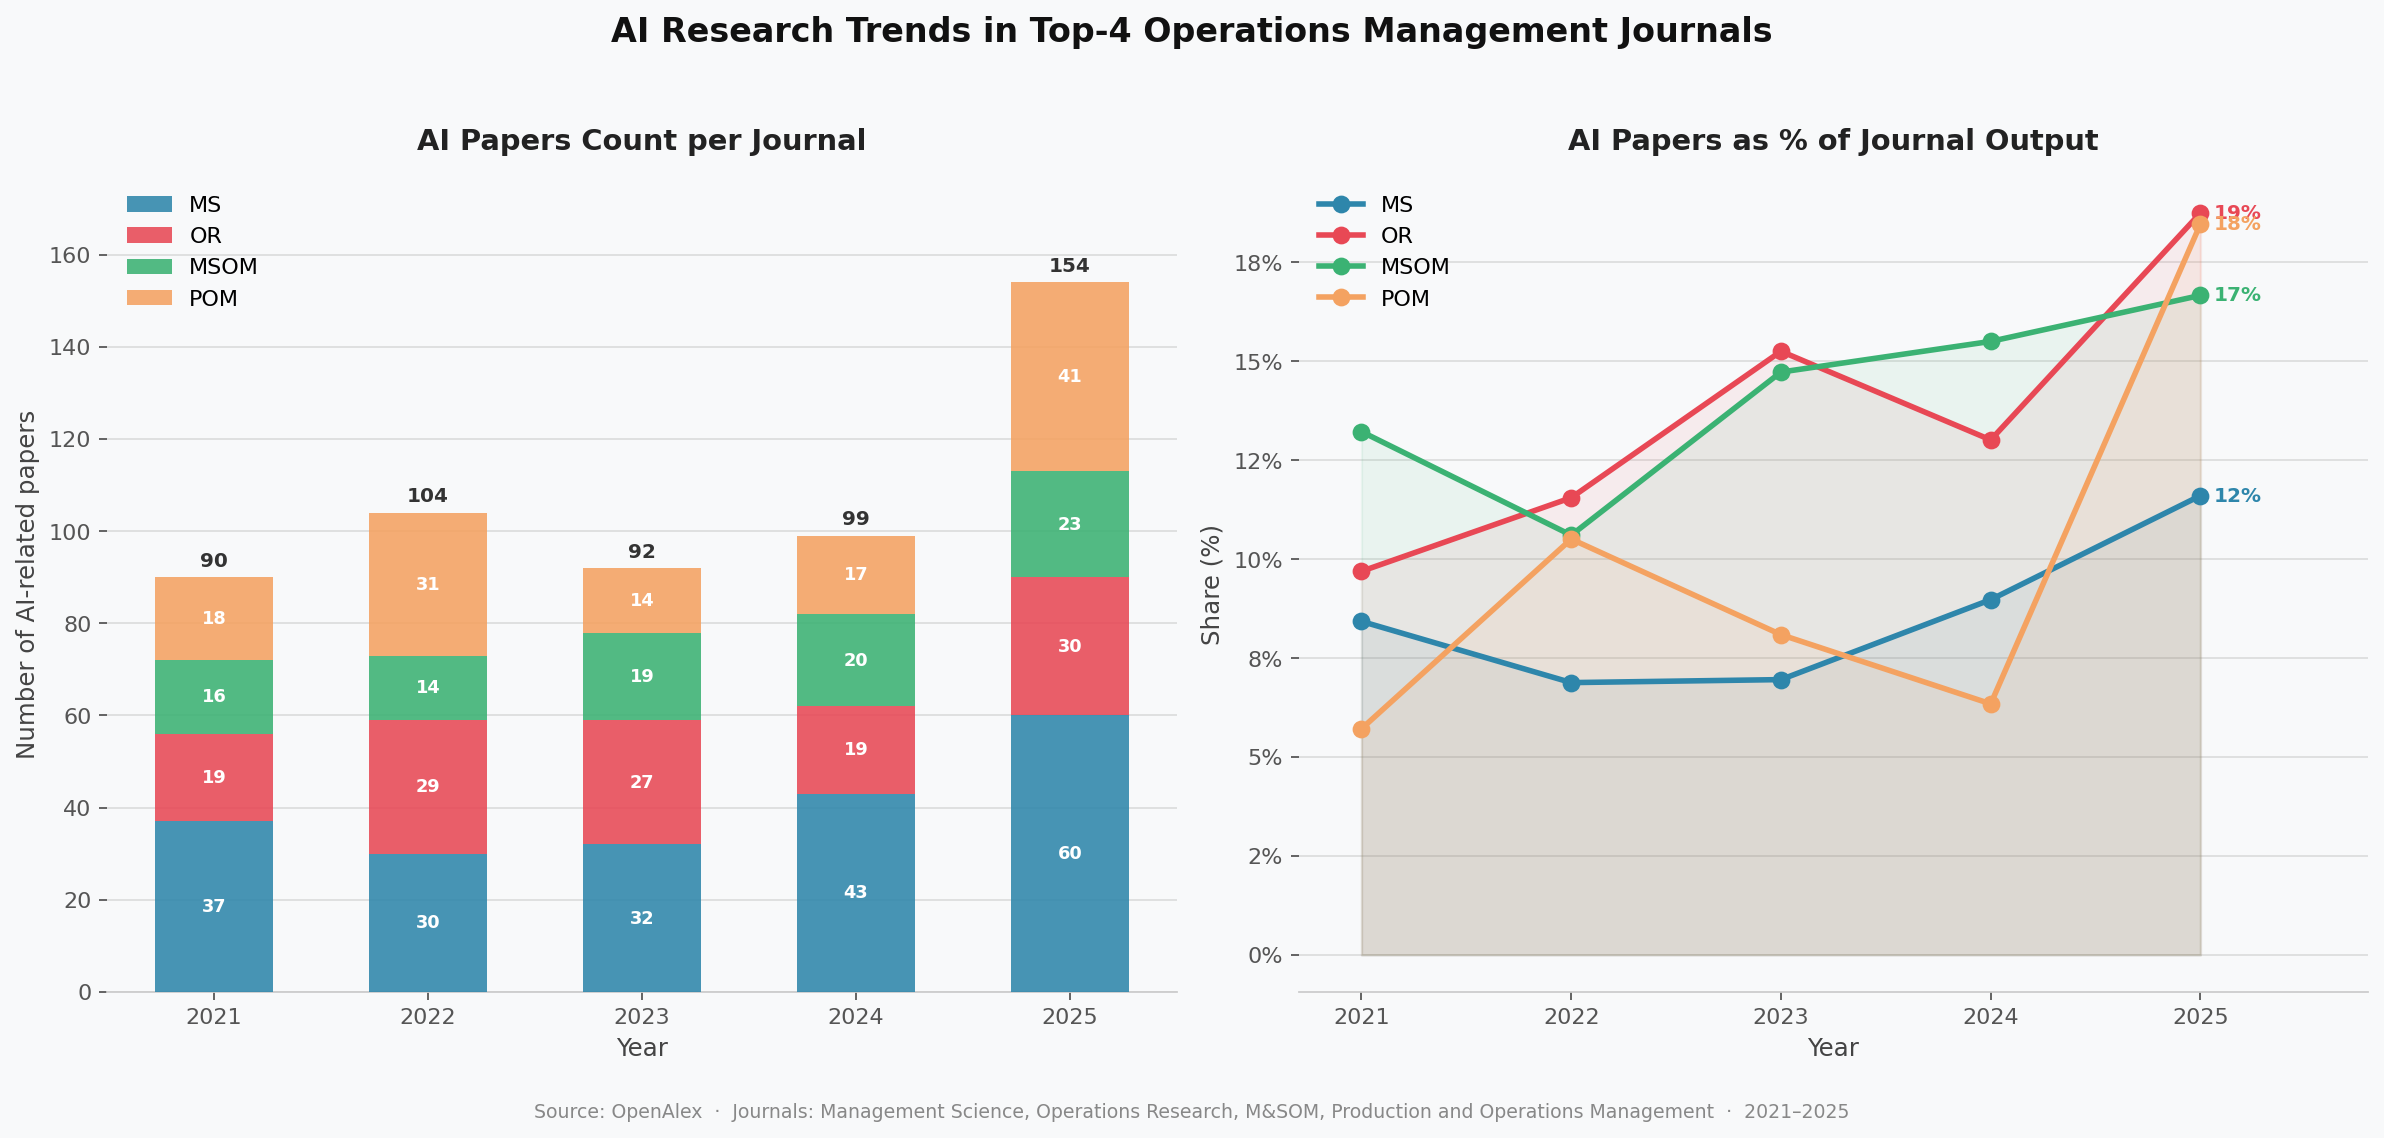

Source code (Python):
"""
Polished AI trend chart – stacked area + line overlay
"""

import json, re
from collections import defaultdict
import matplotlib
matplotlib.use("Agg")
import matplotlib.pyplot as plt
import matplotlib.patches as mpatches
import numpy as np

# ── data ─────────────────────────────────────────────────────────────────────
AI_PATTERN = re.compile(
    r"\b(artificial intelligence|machine learning|deep learning|neural network|"
    r"large language model|LLM|GPT|ChatGPT|generative AI|"
    r"natural language processing|NLP|computer vision|"
    r"reinforcement learning|random forest|gradient boosting|XGBoost|"
    r"support vector machine|SVM|"
    r"predictive (?:model|analytics|algorithm)|"
    r"data.driven|AI.(?:assisted|augmented|enabled|powered)|"
    r"automation|robot(?:ic|ics)|"
    r"transformer model|BERT|text mining|"
    r"human.AI|algorithm aversion|algorithm appreciation"
    r")\b", re.IGNORECASE)

papers    = json.load(open("papers.json"))
JOURNALS  = ["MS", "OR", "MSOM", "POM"]
YEARS     = list(range(2021, 2026))

ai_n  = defaultdict(lambda: defaultdict(int))
all_n = defaultdict(lambda: defaultdict(int))
for p in papers:
    yr, jn = p["year"], p["journal"]
    if yr not in YEARS or jn not in JOURNALS:
        continue
    all_n[jn][yr] += 1
    if AI_PATTERN.search(f"{p.get('title','')} {p.get('abstract','')}"):
        ai_n[jn][yr] += 1

# arrays
ai_mat  = np.array([[ai_n[j][y]  for y in YEARS] for j in JOURNALS], dtype=float)
all_mat = np.array([[all_n[j][y] for y in YEARS] for j in JOURNALS], dtype=float)
pct_mat = 100 * ai_mat / all_mat

# ── style ─────────────────────────────────────────────────────────────────────
COLORS  = {"MS": "#2E86AB", "OR": "#E84855", "MSOM": "#3BB273", "POM": "#F4A261"}
CLIST   = [COLORS[j] for j in JOURNALS]
xs      = np.array(YEARS)

fig = plt.figure(figsize=(15, 6.5), facecolor="#F8F9FA")
fig.patch.set_facecolor("#F8F9FA")

# ── left: stacked bar (absolute AI papers) ────────────────────────────────────
ax1 = fig.add_subplot(1, 2, 1, facecolor="#F8F9FA")

bar_w   = 0.55
bottoms = np.zeros(len(YEARS))
bars    = []
for i, jn in enumerate(JOURNALS):
    b = ax1.bar(xs, ai_mat[i], bar_w, bottom=bottoms,
                color=CLIST[i], alpha=0.88, label=jn, zorder=3)
    bars.append(b)
    # value labels inside bars (only if tall enough)
    for xi, (bot, val) in enumerate(zip(bottoms, ai_mat[i])):
        if val >= 6:
            ax1.text(xs[xi], bot + val / 2, f"{int(val)}",
                     ha="center", va="center", fontsize=8,
                     color="white", fontweight="bold")
    bottoms += ai_mat[i]

# total label on top
for xi, total in enumerate(bottoms):
    ax1.text(xs[xi], total + 1.5, f"{int(total)}",
             ha="center", va="bottom", fontsize=9, fontweight="bold", color="#333")

ax1.set_title("AI Papers Count per Journal", fontsize=13, fontweight="bold",
              pad=12, color="#222")
ax1.set_xlabel("Year", fontsize=11, color="#444")
ax1.set_ylabel("Number of AI-related papers", fontsize=11, color="#444")
ax1.set_xticks(YEARS)
ax1.set_xlim(YEARS[0] - 0.5, YEARS[-1] + 0.5)
ax1.set_ylim(0, bottoms.max() * 1.15)
ax1.tick_params(colors="#555")
ax1.spines[["top", "right", "left"]].set_visible(False)
ax1.spines["bottom"].set_color("#ccc")
ax1.yaxis.grid(True, color="#ddd", zorder=0)
ax1.set_axisbelow(True)
ax1.legend(loc="upper left", framealpha=0, fontsize=10)

# ── right: line chart (% share) ───────────────────────────────────────────────
ax2 = fig.add_subplot(1, 2, 2, facecolor="#F8F9FA")

for i, jn in enumerate(JOURNALS):
    vals = pct_mat[i]
    ax2.plot(xs, vals, color=CLIST[i], linewidth=2.5,
             marker="o", markersize=7, label=jn, zorder=4)
    ax2.fill_between(xs, vals, alpha=0.08, color=CLIST[i])
    # end-point label
    ax2.annotate(f"{vals[-1]:.0f}%",
                 xy=(xs[-1], vals[-1]),
                 xytext=(6, 0), textcoords="offset points",
                 fontsize=9, color=CLIST[i], fontweight="bold", va="center")

ax2.set_title("AI Papers as % of Journal Output", fontsize=13, fontweight="bold",
              pad=12, color="#222")
ax2.set_xlabel("Year", fontsize=11, color="#444")
ax2.set_ylabel("Share (%)", fontsize=11, color="#444")
ax2.set_xticks(YEARS)
ax2.set_xlim(YEARS[0] - 0.3, YEARS[-1] + 0.8)
ax2.yaxis.set_major_formatter(plt.FuncFormatter(lambda x, _: f"{x:.0f}%"))
ax2.tick_params(colors="#555")
ax2.spines[["top", "right", "left"]].set_visible(False)
ax2.spines["bottom"].set_color("#ccc")
ax2.yaxis.grid(True, color="#ddd", zorder=0)
ax2.set_axisbelow(True)
ax2.legend(loc="upper left", framealpha=0, fontsize=10)

# ── shared footnote ───────────────────────────────────────────────────────────
fig.text(0.5, -0.03,
         "Source: OpenAlex  ·  Journals: Management Science, Operations Research, "
         "M&SOM, Production and Operations Management  ·  2021–2025",
         ha="center", fontsize=8.5, color="#888")

plt.suptitle("AI Research Trends in Top-4 Operations Management Journals",
             fontsize=15, fontweight="bold", color="#111", y=1.03)

plt.tight_layout()
plt.savefig("ai_trend_v2.png", dpi=160, bbox_inches="tight",
            facecolor=fig.get_facecolor())
print("Saved: ai_trend_v2.png")
